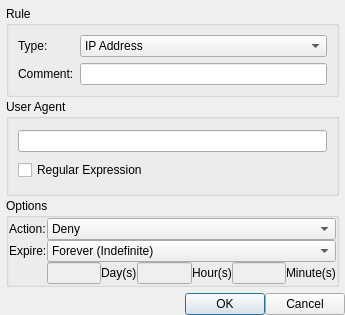
<?xml version="1.0" encoding="UTF-8"?>
<ui version="4.0">
 <class>CDialogModifyRule</class>
 <widget class="QDialog" name="CDialogModifyRule">
  <property name="geometry">
   <rect>
    <x>0</x>
    <y>0</y>
    <width>345</width>
    <height>300</height>
   </rect>
  </property>
  <property name="windowTitle">
   <string>Modify Security Rule</string>
  </property>
  <property name="windowIcon">
   <iconset resource="../Resource.qrc">
    <normaloff>:/Resource/Security/ModifyRule.png</normaloff>:/Resource/Security/ModifyRule.png</iconset>
  </property>
  <property name="autoFillBackground">
   <bool>true</bool>
  </property>
  <layout class="QGridLayout" name="gridLayoutDialogAddRule">
   <property name="leftMargin">
    <number>0</number>
   </property>
   <property name="topMargin">
    <number>0</number>
   </property>
   <property name="rightMargin">
    <number>0</number>
   </property>
   <property name="bottomMargin">
    <number>0</number>
   </property>
   <property name="spacing">
    <number>0</number>
   </property>
   <item row="0" column="0">
    <widget class="QFrame" name="frameBody">
     <property name="frameShape">
      <enum>QFrame::NoFrame</enum>
     </property>
     <property name="frameShadow">
      <enum>QFrame::Raised</enum>
     </property>
     <layout class="QGridLayout" name="gridLayoutFrameBody">
      <property name="leftMargin">
       <number>6</number>
      </property>
      <property name="topMargin">
       <number>6</number>
      </property>
      <property name="rightMargin">
       <number>6</number>
      </property>
      <property name="bottomMargin">
       <number>6</number>
      </property>
      <property name="verticalSpacing">
       <number>2</number>
      </property>
      <item row="0" column="0">
       <widget class="QGroupBox" name="groupBoxRule">
        <property name="title">
         <string>Rule</string>
        </property>
        <layout class="QGridLayout" name="gridLayoutGroupBoxRule">
         <item row="0" column="0">
          <widget class="QLabel" name="labelRuleType">
           <property name="text">
            <string>Type:</string>
           </property>
          </widget>
         </item>
         <item row="0" column="1">
          <widget class="QComboBox" name="comboBoxRuleType">
           <item>
            <property name="text">
             <string>IP Address</string>
            </property>
           </item>
           <item>
            <property name="text">
             <string>IP Address Range</string>
            </property>
           </item>
           <item>
            <property name="text">
             <string>Country</string>
            </property>
           </item>
           <item>
            <property name="text">
             <string>File Filter</string>
            </property>
           </item>
           <item>
            <property name="text">
             <string>Content Filter</string>
            </property>
           </item>
           <item>
            <property name="text">
             <string>Regular Expression</string>
            </property>
           </item>
           <item>
            <property name="text">
             <string>User Agent</string>
            </property>
           </item>
          </widget>
         </item>
         <item row="1" column="0">
          <widget class="QLabel" name="labelComment">
           <property name="text">
            <string>Comment:</string>
           </property>
          </widget>
         </item>
         <item row="1" column="1">
          <widget class="QLineEdit" name="lineEditComment"/>
         </item>
        </layout>
       </widget>
      </item>
      <item row="3" column="0">
       <widget class="QGroupBox" name="groupBoxOptions">
        <property name="title">
         <string>Options</string>
        </property>
        <layout class="QGridLayout" name="gridLayoutGroupBoxOptions">
         <property name="leftMargin">
          <number>0</number>
         </property>
         <property name="topMargin">
          <number>0</number>
         </property>
         <property name="rightMargin">
          <number>0</number>
         </property>
         <property name="bottomMargin">
          <number>0</number>
         </property>
         <property name="spacing">
          <number>0</number>
         </property>
         <item row="0" column="0">
          <widget class="QLabel" name="labelAction">
           <property name="text">
            <string>Action:</string>
           </property>
          </widget>
         </item>
         <item row="0" column="1" colspan="6">
          <widget class="QComboBox" name="comboBoxAction">
           <property name="currentIndex">
            <number>2</number>
           </property>
           <property name="maxVisibleItems">
            <number>3</number>
           </property>
           <item>
            <property name="text">
             <string>None</string>
            </property>
           </item>
           <item>
            <property name="text">
             <string>Accept</string>
            </property>
           </item>
           <item>
            <property name="text">
             <string>Deny</string>
            </property>
           </item>
          </widget>
         </item>
         <item row="1" column="0">
          <widget class="QLabel" name="labelExpire">
           <property name="text">
            <string>Expire:</string>
           </property>
          </widget>
         </item>
         <item row="1" column="1" colspan="6">
          <widget class="QComboBox" name="comboBoxExpire">
           <property name="currentIndex">
            <number>0</number>
           </property>
           <property name="maxVisibleItems">
            <number>3</number>
           </property>
           <item>
            <property name="text">
             <string>Forever (Indefinite)</string>
            </property>
           </item>
           <item>
            <property name="text">
             <string>At End Of Session</string>
            </property>
           </item>
           <item>
            <property name="text">
             <string>After:</string>
            </property>
           </item>
          </widget>
         </item>
         <item row="2" column="1">
          <widget class="QLineEdit" name="lineEditDays">
           <property name="enabled">
            <bool>false</bool>
           </property>
          </widget>
         </item>
         <item row="2" column="2">
          <widget class="QLabel" name="labelDays">
           <property name="text">
            <string>Day(s)</string>
           </property>
          </widget>
         </item>
         <item row="2" column="3">
          <widget class="QLineEdit" name="lineEditHours">
           <property name="enabled">
            <bool>false</bool>
           </property>
          </widget>
         </item>
         <item row="2" column="4">
          <widget class="QLabel" name="labelHours">
           <property name="text">
            <string>Hour(s)</string>
           </property>
          </widget>
         </item>
         <item row="2" column="5">
          <widget class="QLineEdit" name="lineEditMinutes">
           <property name="enabled">
            <bool>false</bool>
           </property>
          </widget>
         </item>
         <item row="2" column="6">
          <widget class="QLabel" name="labelMinutes">
           <property name="text">
            <string>Minute(s)</string>
           </property>
          </widget>
         </item>
        </layout>
       </widget>
      </item>
      <item row="1" column="0">
       <widget class="QStackedWidget" name="stackedWidgetType">
        <property name="currentIndex">
         <number>6</number>
        </property>
        <widget class="QWidget" name="pageIPAddress">
         <layout class="QGridLayout" name="gridLayoutIPAddress">
          <property name="leftMargin">
           <number>0</number>
          </property>
          <property name="topMargin">
           <number>0</number>
          </property>
          <property name="rightMargin">
           <number>0</number>
          </property>
          <property name="bottomMargin">
           <number>0</number>
          </property>
          <property name="spacing">
           <number>0</number>
          </property>
          <item row="0" column="0">
           <widget class="QGroupBox" name="groupBoxIPAddress">
            <property name="title">
             <string>IP Address</string>
            </property>
            <layout class="QGridLayout" name="gridLayoutIPAddress_1">
             <item row="0" column="0">
              <widget class="QLabel" name="labelIPAdress">
               <property name="text">
                <string>IP Address:</string>
               </property>
              </widget>
             </item>
             <item row="0" column="1">
              <widget class="QLineEdit" name="lineEditIP">
               <property name="text">
                <string>0.0.0.0</string>
               </property>
              </widget>
             </item>
             <item row="1" column="0" colspan="2">
              <widget class="QLabel" name="labelExampleIP">
               <property name="text">
                <string>Examples: 192.168.1.1, 2001:db8:0:8d3:0:8a2e:70:7344</string>
               </property>
              </widget>
             </item>
            </layout>
           </widget>
          </item>
         </layout>
        </widget>
        <widget class="QWidget" name="pageIPRange">
         <layout class="QGridLayout" name="gridLayoutIPRange">
          <property name="leftMargin">
           <number>0</number>
          </property>
          <property name="topMargin">
           <number>0</number>
          </property>
          <property name="rightMargin">
           <number>0</number>
          </property>
          <property name="bottomMargin">
           <number>0</number>
          </property>
          <property name="spacing">
           <number>0</number>
          </property>
          <item row="0" column="0">
           <widget class="QGroupBox" name="groupBoxIPRange">
            <property name="title">
             <string>IP Address Range</string>
            </property>
            <layout class="QGridLayout" name="gridLayout_9">
             <property name="leftMargin">
              <number>4</number>
             </property>
             <property name="topMargin">
              <number>4</number>
             </property>
             <property name="rightMargin">
              <number>4</number>
             </property>
             <property name="bottomMargin">
              <number>4</number>
             </property>
             <property name="spacing">
              <number>4</number>
             </property>
             <item row="0" column="1" colspan="2">
              <widget class="QLineEdit" name="lineEditStartIP">
               <property name="text">
                <string>0.0.0.0</string>
               </property>
              </widget>
             </item>
             <item row="0" column="0">
              <widget class="QLabel" name="labelStartIP">
               <property name="text">
                <string>Start IP Address:</string>
               </property>
              </widget>
             </item>
             <item row="1" column="0">
              <widget class="QLabel" name="labelEndIP">
               <property name="text">
                <string>End IP Address:</string>
               </property>
              </widget>
             </item>
             <item row="1" column="1" colspan="2">
              <widget class="QLineEdit" name="lineEditEndIP">
               <property name="text">
                <string>0.0.0.0</string>
               </property>
              </widget>
             </item>
             <item row="2" column="0" colspan="3">
              <widget class="QLabel" name="label">
               <property name="text">
                <string>Examples: 192.168.1.1, 2001:db8:0:8d3:0:8a2e:70:7344</string>
               </property>
              </widget>
             </item>
            </layout>
           </widget>
          </item>
         </layout>
        </widget>
        <widget class="QWidget" name="pageCountry">
         <layout class="QGridLayout" name="gridLayoutCountry">
          <property name="leftMargin">
           <number>0</number>
          </property>
          <property name="topMargin">
           <number>0</number>
          </property>
          <property name="rightMargin">
           <number>0</number>
          </property>
          <property name="bottomMargin">
           <number>0</number>
          </property>
          <property name="spacing">
           <number>0</number>
          </property>
          <item row="0" column="0">
           <widget class="QGroupBox" name="groupBoxCountry">
            <property name="title">
             <string>Country</string>
            </property>
            <layout class="QGridLayout" name="gridLayoutCountry_1">
             <item row="0" column="1">
              <widget class="QLineEdit" name="lineEditCountry">
               <property name="text">
                <string>GB</string>
               </property>
              </widget>
             </item>
             <item row="1" column="0" colspan="2">
              <widget class="QLabel" name="labelExampleCountry">
               <property name="text">
                <string>Examples: GB, de, fr, AU, ru,...</string>
               </property>
              </widget>
             </item>
             <item row="0" column="0">
              <widget class="QLabel" name="labelCountryCode">
               <property name="text">
                <string>Two-letter country code:</string>
               </property>
              </widget>
             </item>
            </layout>
           </widget>
          </item>
         </layout>
        </widget>
        <widget class="QWidget" name="pageFile">
         <layout class="QGridLayout" name="gridLayoutFile">
          <property name="leftMargin">
           <number>0</number>
          </property>
          <property name="topMargin">
           <number>0</number>
          </property>
          <property name="rightMargin">
           <number>0</number>
          </property>
          <property name="bottomMargin">
           <number>0</number>
          </property>
          <property name="spacing">
           <number>0</number>
          </property>
          <item row="0" column="0">
           <widget class="QGroupBox" name="groupBoxFile">
            <property name="title">
             <string>File Filter</string>
            </property>
            <layout class="QGridLayout" name="gridLayoutFile_1">
             <property name="spacing">
              <number>2</number>
             </property>
             <item row="0" column="0">
              <widget class="QLabel" name="labelURI">
               <property name="text">
                <string>URI:</string>
               </property>
              </widget>
             </item>
             <item row="0" column="1">
              <widget class="QLineEdit" name="lineEditURI"/>
             </item>
            </layout>
           </widget>
          </item>
         </layout>
        </widget>
        <widget class="QWidget" name="pageContent">
         <layout class="QGridLayout" name="gridLayoutContent">
          <property name="leftMargin">
           <number>0</number>
          </property>
          <property name="topMargin">
           <number>0</number>
          </property>
          <property name="rightMargin">
           <number>0</number>
          </property>
          <property name="bottomMargin">
           <number>0</number>
          </property>
          <property name="spacing">
           <number>0</number>
          </property>
          <item row="0" column="0">
           <widget class="QGroupBox" name="groupBoxContent">
            <property name="title">
             <string>Content Filter</string>
            </property>
            <layout class="QGridLayout" name="gridLayoutContent_1">
             <item row="1" column="1">
              <widget class="QRadioButton" name="radioButtonMatchAll">
               <property name="text">
                <string>Match All</string>
               </property>
               <property name="checked">
                <bool>true</bool>
               </property>
              </widget>
             </item>
             <item row="1" column="0">
              <widget class="QRadioButton" name="radioButtonMatchAny">
               <property name="text">
                <string>Match Any</string>
               </property>
               <property name="checked">
                <bool>false</bool>
               </property>
              </widget>
             </item>
             <item row="0" column="0" colspan="2">
              <widget class="QLineEdit" name="lineEditContent"/>
             </item>
            </layout>
           </widget>
          </item>
         </layout>
        </widget>
        <widget class="QWidget" name="pageRegularExpression">
         <layout class="QGridLayout" name="gridLayoutRegEx">
          <property name="leftMargin">
           <number>0</number>
          </property>
          <property name="topMargin">
           <number>0</number>
          </property>
          <property name="rightMargin">
           <number>0</number>
          </property>
          <property name="bottomMargin">
           <number>0</number>
          </property>
          <property name="spacing">
           <number>0</number>
          </property>
          <item row="0" column="0">
           <widget class="QGroupBox" name="groupBox">
            <property name="title">
             <string>Regular Expression</string>
            </property>
            <layout class="QHBoxLayout" name="horizontalLayout">
             <item>
              <widget class="QLineEdit" name="lineEditRegularExpression"/>
             </item>
            </layout>
           </widget>
          </item>
         </layout>
        </widget>
        <widget class="QWidget" name="pageUserAgent">
         <layout class="QGridLayout" name="gridLayoutUserAgent">
          <property name="leftMargin">
           <number>0</number>
          </property>
          <property name="topMargin">
           <number>0</number>
          </property>
          <property name="rightMargin">
           <number>0</number>
          </property>
          <property name="bottomMargin">
           <number>0</number>
          </property>
          <property name="spacing">
           <number>0</number>
          </property>
          <item row="0" column="0">
           <widget class="QGroupBox" name="groupBox_2">
            <property name="title">
             <string>User Agent</string>
            </property>
            <layout class="QVBoxLayout" name="verticalLayout">
             <item>
              <widget class="QLineEdit" name="lineEditUserAgent"/>
             </item>
             <item>
              <widget class="QCheckBox" name="checkBoxUserAgentRegularExpression">
               <property name="text">
                <string>Regular Expression</string>
               </property>
              </widget>
             </item>
            </layout>
           </widget>
          </item>
         </layout>
        </widget>
       </widget>
      </item>
      <item row="2" column="0">
       <spacer name="verticalSpacer_3">
        <property name="orientation">
         <enum>Qt::Vertical</enum>
        </property>
        <property name="sizeHint" stdset="0">
         <size>
          <width>20</width>
          <height>40</height>
         </size>
        </property>
       </spacer>
      </item>
     </layout>
    </widget>
   </item>
   <item row="1" column="0">
    <layout class="QGridLayout" name="gridLayoutFooter">
     <item row="0" column="0">
      <spacer name="horizontalSpacerFooter">
       <property name="orientation">
        <enum>Qt::Horizontal</enum>
       </property>
       <property name="sizeHint" stdset="0">
        <size>
         <width>40</width>
         <height>20</height>
        </size>
       </property>
      </spacer>
     </item>
     <item row="0" column="1">
      <widget class="QPushButton" name="pushButtonOK">
       <property name="text">
        <string>OK</string>
       </property>
      </widget>
     </item>
     <item row="0" column="2">
      <widget class="QPushButton" name="pushButtonCancel">
       <property name="text">
        <string>Cancel</string>
       </property>
      </widget>
     </item>
    </layout>
   </item>
  </layout>
 </widget>
 <resources>
  <include location="../Resource.qrc"/>
 </resources>
 <connections>
  <connection>
   <sender>comboBoxRuleType</sender>
   <signal>currentIndexChanged(int)</signal>
   <receiver>stackedWidgetType</receiver>
   <slot>setCurrentIndex(int)</slot>
   <hints>
    <hint type="sourcelabel">
     <x>108</x>
     <y>93</y>
    </hint>
    <hint type="destinationlabel">
     <x>343</x>
     <y>149</y>
    </hint>
   </hints>
  </connection>
 </connections>
</ui>
